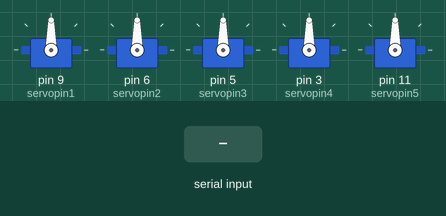
This sketch was run on a simulated Arduino Uno, built with avr-gcc and run on an emulated ATmega328P. Shown: 5 × servo. Inputs (shaded band) come from the test bench.

Above: at 1.2 s.
1.3 s: "o" received over Serial
At 2.2 s:
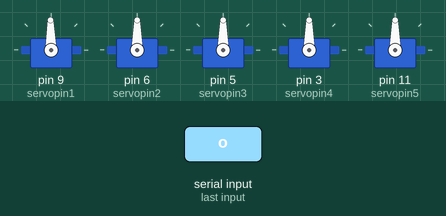
2.8 s: byte 105 (105) received over Serial
At 3.4 s:
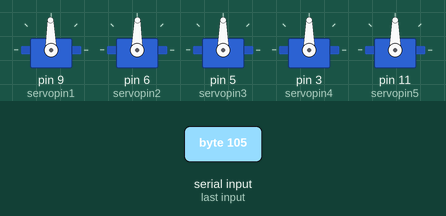
4.3 s: byte 73 (73) received over Serial
At 4.7 s:
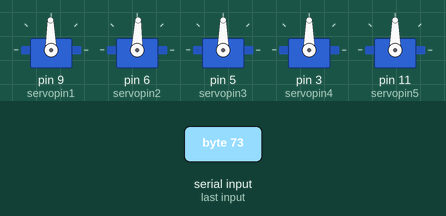
5.8 s: "O" received over Serial
At 7.1 s:
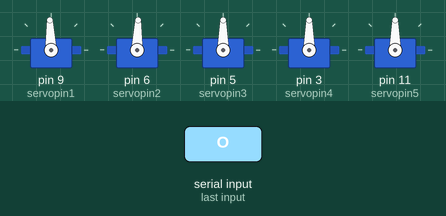
Timing chart, 0 to 8.3 s (numbered marks = the images above; inputs shaded):
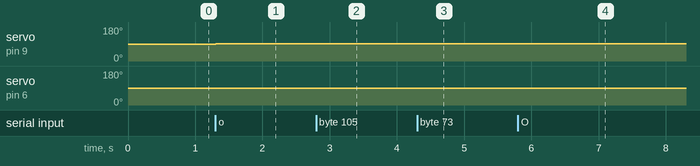

The sketch:

AdeeptArmRobot.ino
```cpp
/***********************************************************
File name: AdeeptArmRobot.ino
Description:Control the robotic arm to grab objects through the upper
            computer interface written by Processing.
Website: www.adeept.com
E-mail: support@adeept.com
Author: Tom
Date: 2020/12/12
***********************************************************/
#include <Servo.h>
int servopin1 = 9;    //Define servo interface digital interface 9
int servopin2 = 6;    //Define servo interface digital interface 6
int servopin3 = 5;    //Define servo interface digital interface 5
int servopin4 = 3;    //Define servo interface digital interface 3
int servopin5 = 11;   //Define servo interface digital interface 11

int moveServoData;
int servo1Angle=90;
int servo2Angle=90;
int servo3Angle=90;
int servo4Angle=90;
int servo5Angle=90;
Servo servo1;
Servo servo2;
Servo servo3;
Servo servo4;
Servo servo5;
int angle = 90;        //Angle of rotation of the servo

boolean autoLock = false;
//boolean key_mouse_lock = false;
boolean closeLock = false;

void setup() {
  // put your setup code here, to run once:
  pinMode(servopin1,OUTPUT);//Set the servo interface as the output interface
  pinMode(servopin2,OUTPUT);//Set the servo interface as the output interface
  pinMode(servopin3,OUTPUT);//Set the servo interface as the output interface
  pinMode(servopin4,OUTPUT);//Set the servo interface as the output interface
  pinMode(servopin5,OUTPUT);//Set the servo interface as the output interface
  Serial.begin(9600);
  servo1.attach(servopin1);
  servo2.attach(servopin2);
  servo3.attach(servopin3);
  servo4.attach(servopin4);
  servo5.attach(servopin5);
  servo1.write(90);
  servo2.write(90);
  servo3.write(90);
  servo4.write(90);
  servo5.write(90);
  delay(20);
  //servo1Pulse(90);
}
void loop() {
  delay(20);
  do{
    moveServoData = Serial.read();
    if (moveServoData == 111 || moveServoData == 79) {//o O
      autoLock = false;
      closeLock=false;
      servo1Angle++;
      if(servo1Angle>=180){servo1Angle=180;}
      servo1.write(servo1Angle);
    }
    if (moveServoData == 112 || moveServoData == 80){//p
      autoLock = false;
      closeLock=false;
      servo1Angle--;
      if(servo1Angle<=0){servo1Angle=0;}
      servo1.write(servo1Angle);
    }
    if (moveServoData == 117 || moveServoData == 85) {//u
      autoLock = false;
      closeLock=false;
      servo2Angle++;
      if(servo2Angle>=180){servo2Angle=180;}
      servo2.write(servo2Angle);
    }
    if (moveServoData == 105 || moveServoData == 73) {//i
      autoLock = false;
      closeLock=false;
      servo2Angle--;
      if(servo2Angle<=0){servo2Angle=0;}
      servo2.write(servo2Angle);
    }
    if (moveServoData == 116 || moveServoData == 84) {//t
      autoLock = false;
      closeLock=false;
      servo3Angle++;
      if(servo3Angle>=180){servo3Angle=180;}
      servo3.write(servo3Angle);
    }
    if (moveServoData == 121 || moveServoData == 89) {//y
      autoLock = false;
      closeLock=false;
      servo3Angle--;
      if(servo3Angle<=0){servo3Angle=0;}
      servo3.write(servo3Angle);
    }


    if (moveServoData == 101 || moveServoData == 69) {//e
      autoLock = false;
      closeLock=false;
      servo4Angle++;
      if(servo4Angle>=180){servo4Angle=180;}
      servo4.write(servo4Angle);
    }
    if (moveServoData == 114 || moveServoData == 82) {//r
      autoLock = false;
      closeLock=false;
      servo4Angle--;
      if(servo4Angle<=0){servo4Angle=0;}
      servo4.write(servo4Angle);
    }
    if(moveServoData == 113 || moveServoData == 81) {//q
      autoLock = false;
      closeLock=false;
      servo5Angle+=10;
      if(servo5Angle>=90){servo5Angle=90;}
      servo5.write(servo5Angle);
    }
    if(moveServoData == 119 || moveServoData == 87) {//w
      autoLock = false;
      closeLock=false;
      servo5Angle-=10;
      if(servo5Angle<=35){servo5Angle=35;}
      servo5.write(servo5Angle);
    }
    if(moveServoData == 110 || moveServoData ==78){//n
      autoLock = true;
//      key_mouse_lock = false;
      closeLock=false;
    }
  }
  while(Serial.available()>0);

}
```

Measured:
- after the input at 1.3 s, servo on pin 9 (servopin1): 90° → 91° at once
- after the input at 2.8 s, servo on pin 6 (servopin2): 90° → 89° at once
- after the input at 4.3 s, servo on pin 6 (servopin2): 89° → 88° at once
- after the input at 5.8 s, servo on pin 9 (servopin1): 91° → 92° at once
